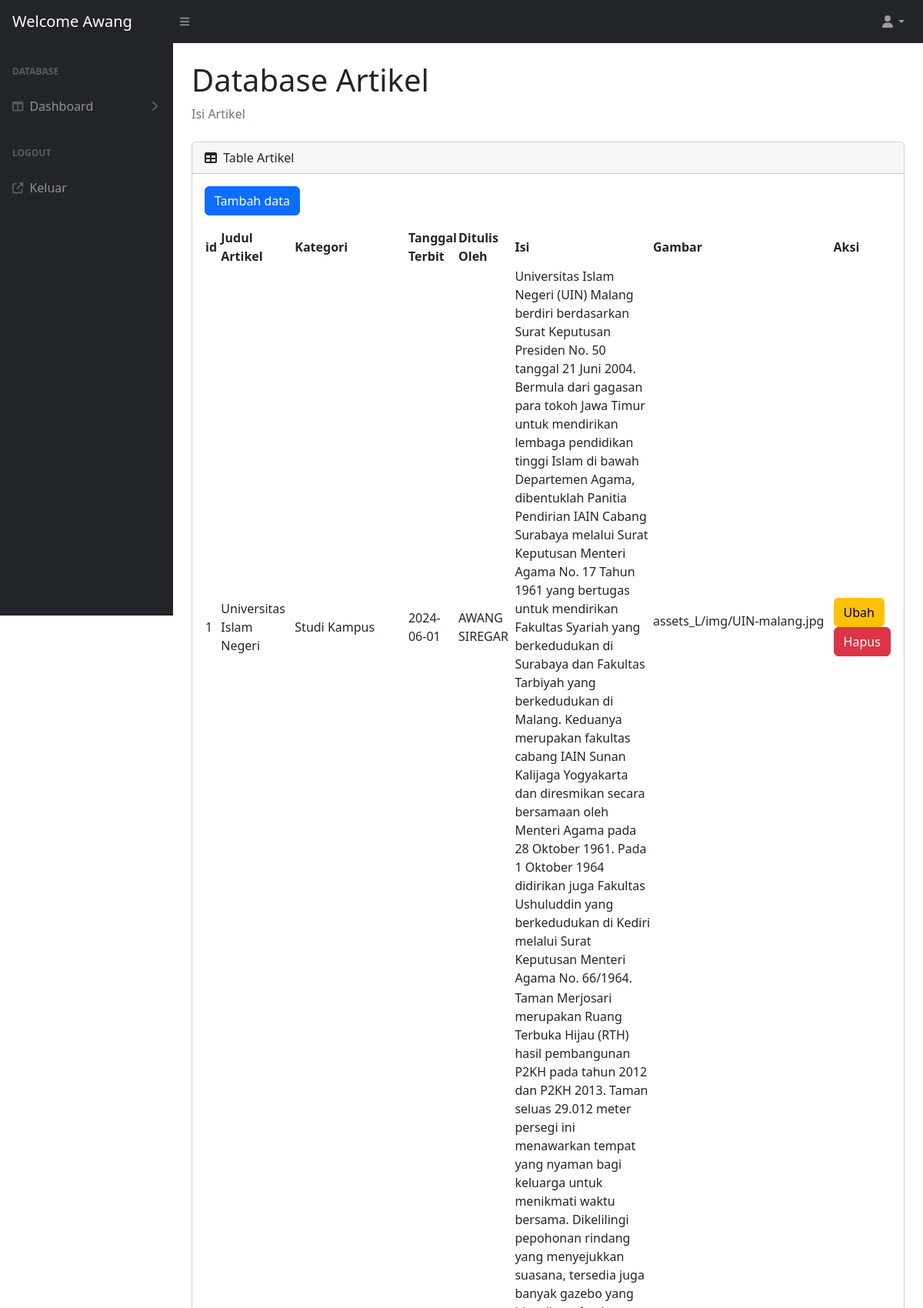
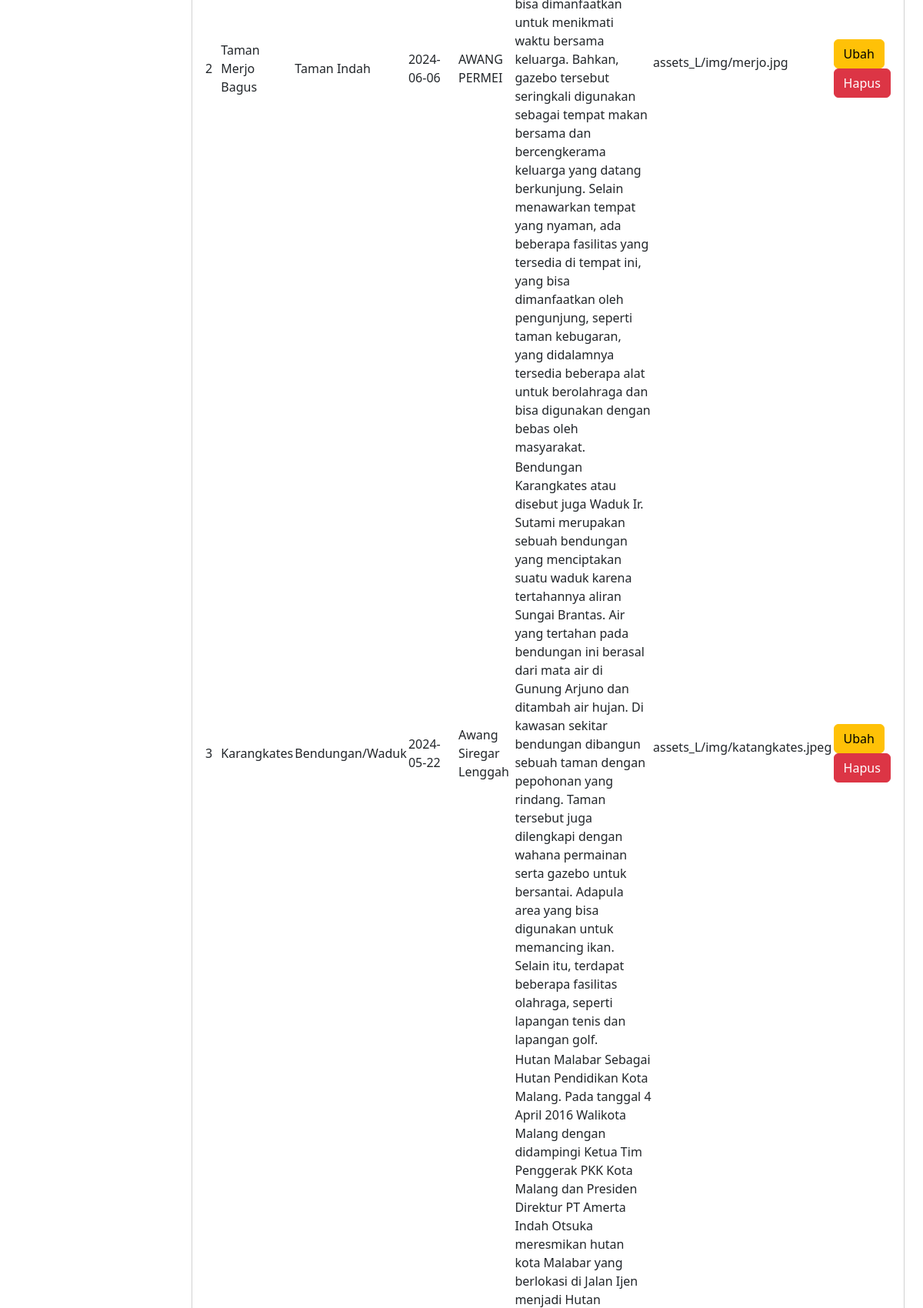
The app's page /administrasi/administrasi_Artikel.php (signed in, upper part) with its own data (2 pictures, top to bottom).
### tables this page shows
CREATE TABLE `dataartikel` (
  `id` int NOT NULL,
  `kategori` varchar(255) NOT NULL,
  `judul` varchar(255) NOT NULL,
  `tanggal` date NOT NULL,
  `penulis` varchar(255) NOT NULL,
  `isi` text NOT NULL,
  `gambar` varchar(255) DEFAULT NULL
);

### administrasi/administrasi_Artikel.php (the view, shortened to what this page needs)
<?php
require 'koneksi.php';
$user = $_SESSION['user'];
?>
<!DOCTYPE html>
<html lang="en">
<head>
    <link href="https://cdn.jsdelivr.net/npm/simple-datatables@7.1.2/dist/style.min.css" rel="stylesheet" />
    <link href="css_L/styles.css" rel="stylesheet" />
</head>
<body class="sb-nav-fixed">
    <nav class="sb-topnav navbar navbar-expand navbar-dark bg-dark">
        <a class="navbar-brand ps-3" href="administrasi_Artikel.php">Welcome <?php echo $user ?></a>
        <button class="btn btn-link btn-sm order-1 order-lg-0 me-4 me-lg-0" id="sidebarToggle" href="#!"><i
                class="fas fa-bars"></i></button>
        <ul class="navbar-nav d-none d-md-inline-block ms-auto me-0 me-md-3 my-2 my-md-0">
            <li class="nav-item dropdown">
                <a class="nav-link dropdown-toggle" id="navbarDropdown" href="#" role="button" data-bs-toggle="dropdown"
                    aria-expanded="false"><i class="fas fa-user fa-fw"></i></a>
            </li>
        </ul>
    </nav>
    <div id="layoutSidenav">
        <div id="layoutSidenav_nav">
            <nav class="sb-sidenav accordion sb-sidenav-dark" id="sidenavAccordion">
                <div class="sb-sidenav-menu">
                    <div class="nav">
                    <div class="sb-sidenav-menu-heading">Database</div>
                        <a class="nav-link collapsed" href="#" data-bs-toggle="collapse"
                            data-bs-target="#collapseLayouts" aria-expanded="false" aria-controls="collapseLayouts">
                            <div class="sb-nav-link-icon"><i class="fas fa-columns"></i></div>
                            Dashboard
                            <div class="sb-sidenav-collapse-arrow"><i class="fas fa-angle-down"></i></div>
                        </a>
                        <div class="sb-sidenav-menu-heading">Logout</div>
                        <a class="nav-link" href="logout.php">
                            <div class="sb-nav-link-icon"><i class="fas fa-external-link-alt"></i></div>
                            Keluar
                        </a>
                    </div>
                </div>
            </nav>
        </div>
        <div id="layoutSidenav_content">
            <main>
                <div class="container-fluid px-4">
                    <h1 class="mt-4">Database Artikel</h1>
                    <ol class="breadcrumb mb-4">
                        <li class="breadcrumb-item active">Isi Artikel</li>
                    </ol>
                    <div class="card mb-4">
                        <div class="card-header">
                            <i class="fas fa-table me-1"></i>
                            Table Artikel
                        </div>
                        <div class="card-body">
                            <button type="button" class="btn btn-primary mb-3" data-bs-toggle="modal"
                                data-bs-target="#modalTambah">
                                Tambah data
                            </button>
                            <table id="datatablesSimple">
                                <thead>
                                    <tr>
                                        <th>id</th>
                                        <th>Judul Artikel</th>
                                        <th>Kategori</th>
                                        <th>Tanggal Terbit</th>
                                        <th>Ditulis Oleh</th>
                                        <th>Isi</th>
                                        <th>Gambar</th>
                                        <th>Aksi</th>
                                    </tr>
                                </thead>
                                <tbody>
                                    <?php
                                    $sql = "SELECT * FROM dataartikel";
                                    $result = mysqli_query($conn, $sql);
                                    if (mysqli_num_rows($result) > 0) {
                                        $nomor = 1;
                                        while ($row = mysqli_fetch_array($result)) {
                                            $kategori = $row['kategori'];
                                            $judul = $row['judul'];
                                            $tanggal = $row['tanggal'];
                                            $penulis = $row['penulis'];
                                            $isi = $row['isi'];
                                            $gambar = $row['gambar'];
                                            ?>
                                            <tr>
                                                <td>
                                                    <?= $nomor++; ?>
                                                </td>
                                                <td>
                                                    <?= $judul; ?>
                                                </td>
                                                <td>
                                                    <?= $kategori; ?>
                                                </td>
                                                <td>
                                                    <?= $tanggal; ?>
                                                </td>
                                                <td>
                                                    <?= $penulis; ?>
                                                </td>
                                                <td>
                                                    <?= $isi; ?>
                                                </td>
                                                <td>
                                                <p><?= '' . $gambar; ?></p>
                                                </td>
                                                <td>
                                                    <a class="btn btn-warning" data-bs-toggle="modal" data-bs-target="#modalUbah<?= $nomor ?>">Ubah</a>
                                                    <a class="btn btn-danger" data-bs-toggle="modal" data-bs-target="#modalHapus<?= $nomor ?>">Hapus</a>
                                                </td>
                                            </tr>
                                            <?php
                                        }
                                    }
                                    ?>
                                </tbody>
                            </table>
                        </div>
                    </div>
                </div>
            </main>
        </div>
    </div>
</body>
</html>

### records on screen
dataartikel: judul "Universitas Islam Negeri", kategori "Studi Kampus", tanggal "2024-06-01", penulis "AWANG SIREGAR", isi "Universitas Islam Negeri (UIN) Malang berdiri berdasarkan Surat Keputusan Presiden No. 50 tanggal 21 Juni 2004. Bermula dari gagasan para tokoh Jawa Timur untuk mendirikan lembaga pendidikan tinggi Islam di bawah Departemen Agama, dibentuklah Panitia Pendirian IAIN Cabang Surabaya melalui Surat Keputusan Menteri Agama No. 17 Tahun 1961 yang bertugas untuk mendirikan Fakultas Syariah yang berkedudukan di Surabaya dan Fakultas Tarbiyah yang berkedudukan di Malang. Keduanya merupakan fakultas cabang IAIN Sunan Kalijaga Yogyakarta dan diresmikan secara bersamaan oleh Menteri Agama pada 28 Oktober 1961. Pada 1 Oktober 1964 didirikan juga Fakultas Ushuluddin yang berkedudukan di Kediri melalui…", gambar "assets_L/img/UIN-malang.jpg"
dataartikel: judul "Taman Merjo Bagus", kategori "Taman Indah", tanggal "2024-06-06", penulis "AWANG PERMEI", isi "Taman Merjosari merupakan Ruang Terbuka Hijau (RTH) hasil pembangunan P2KH pada tahun 2012 dan P2KH 2013. Taman seluas 29.012 meter persegi ini menawarkan tempat yang nyaman bagi keluarga untuk menikmati waktu bersama. Dikelilingi pepohonan rindang yang menyejukkan suasana, tersedia juga banyak gazebo yang bisa dimanfaatkan untuk menikmati waktu bersama keluarga. Bahkan, gazebo tersebut seringkali digunakan sebagai tempat makan bersama dan bercengkerama keluarga yang datang berkunjung. Selain menawarkan tempat yang nyaman, ada beberapa fasilitas yang tersedia di tempat ini, yang bisa dimanfaatkan oleh pengunjung, seperti taman kebugaran, yang didalamnya tersedia beberapa alat untuk…", gambar "assets_L/img/merjo.jpg"
dataartikel: judul "Karangkates", kategori "Bendungan/Waduk", tanggal "2024-05-22", penulis "Awang Siregar Lenggah", isi "Bendungan Karangkates atau disebut juga Waduk Ir. Sutami merupakan sebuah bendungan yang menciptakan suatu waduk karena tertahannya aliran Sungai Brantas. Air yang tertahan pada bendungan ini berasal dari mata air di Gunung Arjuno dan ditambah air hujan. Di kawasan sekitar bendungan dibangun sebuah taman dengan pepohonan yang rindang. Taman tersebut juga dilengkapi dengan wahana permainan serta gazebo untuk bersantai. Adapula area yang bisa digunakan untuk memancing ikan. Selain itu, terdapat beberapa fasilitas olahraga, seperti lapangan tenis dan lapangan golf.", gambar "assets_L/img/katangkates.jpeg"

### other values on screen
$user "Awang"
